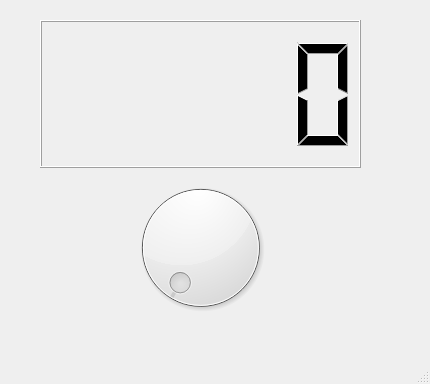
<?xml version="1.0" encoding="UTF-8"?>
<ui version="4.0">
 <class>MainWindow</class>
 <widget class="QMainWindow" name="MainWindow">
  <property name="geometry">
   <rect>
    <x>0</x>
    <y>0</y>
    <width>430</width>
    <height>384</height>
   </rect>
  </property>
  <property name="windowTitle">
   <string>MainWindow</string>
  </property>
  <widget class="QWidget" name="centralwidget">
   <widget class="QWidget" name="">
    <property name="geometry">
     <rect>
      <x>40</x>
      <y>20</y>
      <width>321</width>
      <height>301</height>
     </rect>
    </property>
    <layout class="QVBoxLayout" name="verticalLayout">
     <item>
      <widget class="QLCDNumber" name="lcdNumber"/>
     </item>
     <item>
      <widget class="QDial" name="dial"/>
     </item>
    </layout>
   </widget>
  </widget>
  <widget class="QMenuBar" name="menubar">
   <property name="geometry">
    <rect>
     <x>0</x>
     <y>0</y>
     <width>430</width>
     <height>21</height>
    </rect>
   </property>
  </widget>
  <widget class="QStatusBar" name="statusbar"/>
 </widget>
 <resources/>
 <connections>
  <connection>
   <sender>dial</sender>
   <signal>sliderMoved(int)</signal>
   <receiver>lcdNumber</receiver>
   <slot>display(int)</slot>
   <hints>
    <hint type="sourcelabel">
     <x>130</x>
     <y>212</y>
    </hint>
    <hint type="destinationlabel">
     <x>140</x>
     <y>174</y>
    </hint>
   </hints>
  </connection>
 </connections>
</ui>
